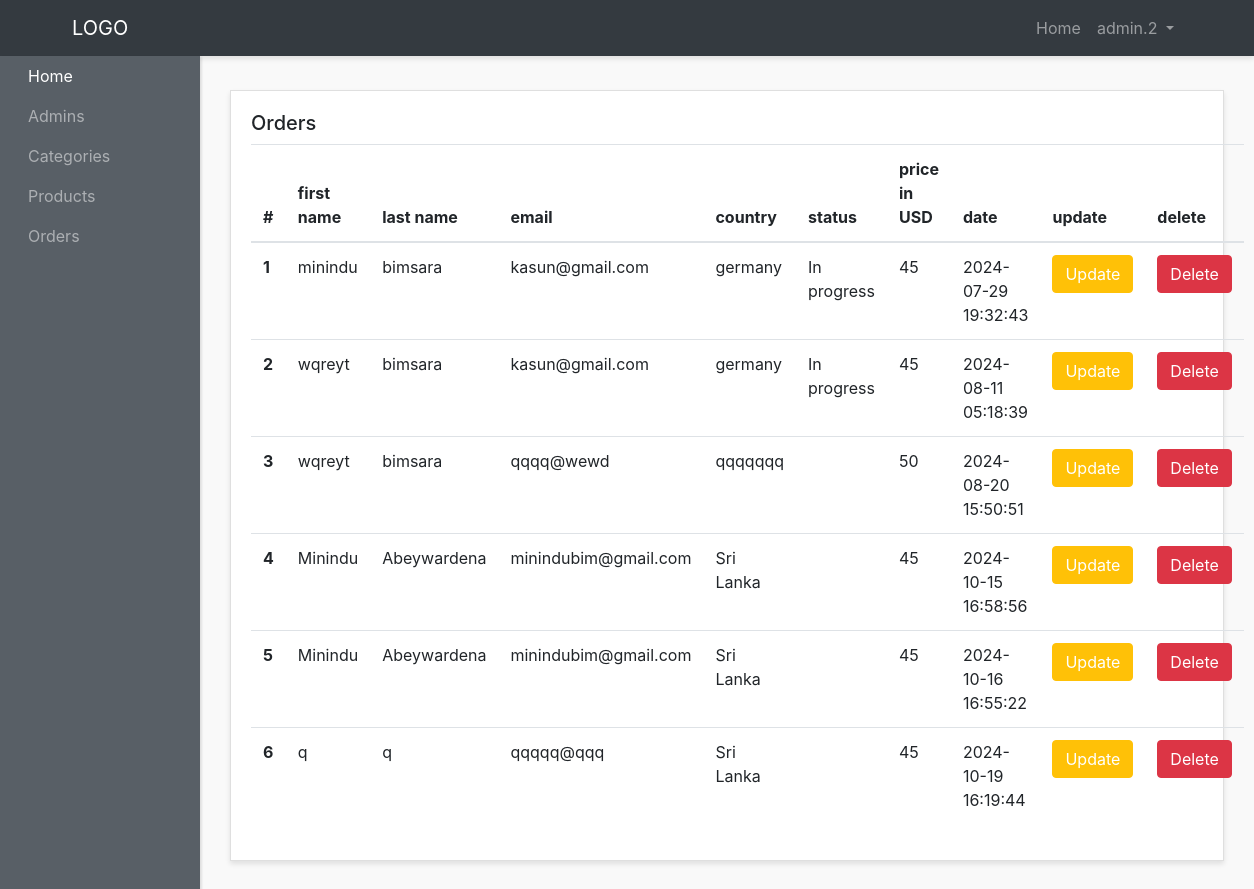
/admin-panel/orders-admins/show-orders.php (signed in), run on the app's committed database.
### tables this page shows
CREATE TABLE `orders` (
  `id` int(3) NOT NULL,
  `name` varchar(200) NOT NULL,
  `lname` varchar(200) NOT NULL,
  `company_name` varchar(200) NOT NULL,
  `address` varchar(200) NOT NULL,
  `city` varchar(200) NOT NULL,
  `country` varchar(200) NOT NULL,
  `zip_code` int(10) NOT NULL,
  `email` varchar(200) NOT NULL,
  `phone_number` int(20) NOT NULL,
  `order_notes` text NOT NULL,
  `status` varchar(200) NOT NULL,
  `price` int(20) NOT NULL,
  `user_id` int(10) NOT NULL,
  `created_at` timestamp NOT NULL DEFAULT current_timestamp()
);

### admin-panel/orders-admins/show-orders.php (the view, shortened to what this page needs)
<?php require "../layouts/header.php" ?>
<?php require "../../config/config.php" ?>
<?php
    $orders = $conn->query("SELECT * FROM orders");
    $orders->execute();
    $allOrders = $orders->fetchAll(PDO::FETCH_OBJ);
?>
<div class="row">
    <div class="col">
        <div class="card">
            <div class="card-body">
                <h5 class="card-title mb-4 d-inline">Orders</h5>
                <table class="table mt-2">
                    <thead>
                        <tr>
                            <th scope="col">#</th>
                            <th scope="col">first name</th>
                            <th scope="col">last name</th>
                            <th scope="col">email</th>
                            <th scope="col">country</th>
                            <th scope="col">status</th>
                            <th scope="col">price in USD</th>
                            <th scope="col">date</th>
                            <th scope="col">update</th>
                            <th scope="col">delete</th>
                        </tr>
                    </thead>
                    <tbody>
                        <?php foreach($allOrders as $Order) : ?>
                        <tr>
                            <th scope="row"><?php echo $Order->id; ?></th>
                            <td><?php echo $Order->name; ?></td>
                            <td><?php echo $Order->lname; ?></td>
                            <td><?php echo $Order->email; ?></td>
                            <td><?php echo $Order->country; ?></td>
                            <td><?php echo $Order->status; ?></td>
                            <td><?php echo $Order->price; ?></td>
                            <td><?php echo $Order->created_at; ?></td>
                            <td>
                                <a href="<?php echo ADMINURL; ?>/orders-admins/update-orders.php?id=<?php echo $Order->id; ?>"
                                    class=" btn btn-warning text-white mb-4 text-center">Update</a>
                            </td>
                            <td><a href="delete-order.php?id=<?php echo $Order->id; ?>"
                                    class="btn btn-danger  text-center ">Delete </a></td>
                        </tr>
                        <?php endforeach; ?>
                    </tbody>
                </table>
            </div>
        </div>
    </div>
</div>
<?php require "../layouts/footer.php" ?>

### admin-panel/styles/style.css (style rules this page uses)
body { background:#f9f9f9; }
.card { margin-bottom: 15px; border-radius:0; box-shadow: 0 3px 5px rgba(0,0,0,.1); }

### data on the page
orders: id "1", name "minindu", lname "bimsara", email "kasun@gmail.com", country "germany", status "In progress", price "45", created_at "2024-07-29 19:32:43"
orders: id "2", name "wqreyt", lname "bimsara", email "kasun@gmail.com", country "germany", status "In progress", price "45", created_at "2024-08-11 05:18:39"
orders: id "3", name "wqreyt", lname "bimsara", email "qqqq@wewd", country "qqqqqqq", price "50", created_at "2024-08-20 15:50:51"
orders: id "4", name "Minindu", lname "Abeywardena", email "minindubim@gmail.com", country "Sri Lanka", price "45", created_at "2024-10-15 16:58:56"
orders: id "5", name "Minindu", lname "Abeywardena", email "minindubim@gmail.com", country "Sri Lanka", price "45", created_at "2024-10-16 16:55:22"
orders: id "6", name "q", lname "q", email "qqqqq@qqq", country "Sri Lanka", price "45", created_at "2024-10-19 16:19:44"

### other printed values
$_SESSION['adminname'] "admin.2"
